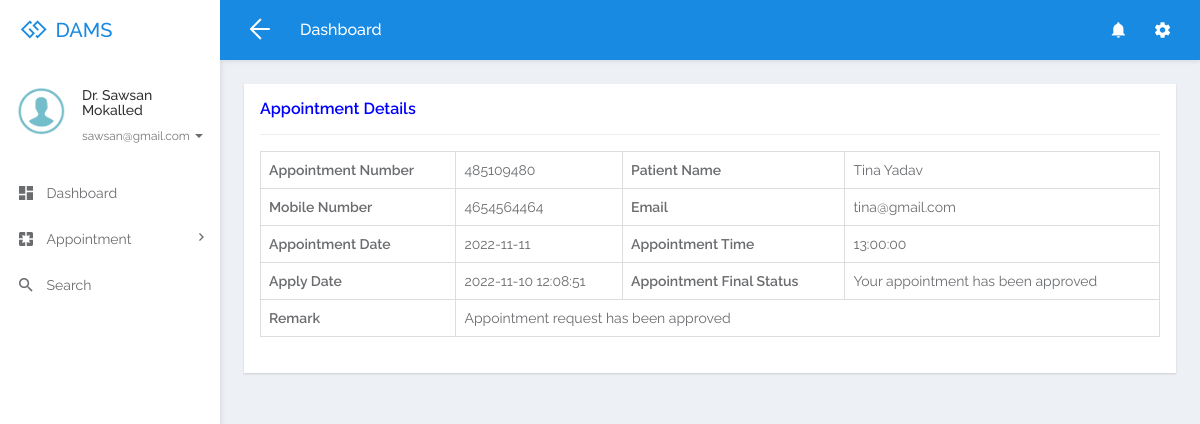
The page /view-appointment-detail.php?editid=3&&aptid=485109480 (signed in) on the database its author committed.
### tables this page shows
CREATE TABLE `tbldoctor` (
  `ID` int(5) NOT NULL,
  `FullName` varchar(250) DEFAULT NULL,
  `MobileNumber` bigint(10) DEFAULT NULL,
  `Email` varchar(250) DEFAULT NULL,
  `Specialization` varchar(250) DEFAULT NULL,
  `Password` varchar(259) DEFAULT NULL,
  `CreationDate` timestamp NULL DEFAULT current_timestamp()
);

CREATE TABLE `tblappointment` (
  `ID` int(10) NOT NULL,
  `AppointmentNumber` int(10) DEFAULT NULL,
  `Name` varchar(250) DEFAULT NULL,
  `MobileNumber` bigint(20) DEFAULT NULL,
  `Email` varchar(250) DEFAULT NULL,
  `AppointmentDate` date DEFAULT NULL,
  `AppointmentTime` time DEFAULT NULL,
  `Specialization` varchar(250) DEFAULT NULL,
  `Doctor` int(10) DEFAULT NULL,
  `Message` mediumtext DEFAULT NULL,
  `ApplyDate` timestamp NULL DEFAULT current_timestamp(),
  `Remark` varchar(250) DEFAULT NULL,
  `Status` varchar(250) DEFAULT NULL,
  `UpdationDate` timestamp NULL DEFAULT NULL ON UPDATE current_timestamp()
);

### view-appointment-detail.php (the view, shortened to what this page needs)
<?php
include('connection.php');
if (strlen($_SESSION['damsid']==0)) {
  header('location:logout.php');
  } else{
  ?>
<!DOCTYPE html>
<html lang="en">
<head>
	<link rel="stylesheet" href="libs/bower/font-awesome/css/font-awesome.min.css">
	<link rel="stylesheet" href="libs/bower/material-design-iconic-font/dist/css/material-design-iconic-font.css">
	<link rel="stylesheet" href="libs/bower/animate.css/animate.min.css">
	<link rel="stylesheet" href="libs/bower/fullcalendar/dist/fullcalendar.min.css">
	<link rel="stylesheet" href="libs/bower/perfect-scrollbar/css/perfect-scrollbar.css">
	<link rel="stylesheet" href="assets/css/bootstrap.css">
	<link rel="stylesheet" href="assets/css/core.css">
	<link rel="stylesheet" href="assets/css/app.css">
</head>
<body class="menubar-left menubar-unfold menubar-light theme-primary">
<?php include_once('headerdoctor.php');?>
<?php include_once('sidebar.php');?>
<main id="app-main" class="app-main">
  <div class="wrap">
	<section class="app-content">
		<div class="row">
			<div class="col-md-12">
				<div class="widget">
					<header class="widget-header">
						<h4 class="widget-title" style="color: blue">Appointment Details</h4>
					</header>
					<hr class="widget-separator">
					<div class="widget-body">
						<div class="table-responsive">
							<?php
                  $eid=$_GET['editid'];
$sql="SELECT * from tblappointment  where ID=:eid";
$query = $dbh -> prepare($sql);
$query-> bindParam(':eid', $eid, PDO::PARAM_STR);
$query->execute();
$results=$query->fetchAll(PDO::FETCH_OBJ);
$cnt=1;
if($query->rowCount() > 0)
{
foreach($results as $row)
{               ?>
							<table border="1" class="table table-bordered mg-b-0">
                                            <tr>
    <th>Appointment Number</th>
    <td><?php  echo $aptno=($row->AppointmentNumber);?></td>
    <th>Patient Name</th>
    <td><?php  echo $row->Name;?></td>
  </tr>
  <tr>
    <th>Mobile Number</th>
    <td><?php  echo $row->MobileNumber;?></td>
    <th>Email</th>
    <td><?php  echo $row->Email;?></td>
  </tr>
   <tr>
    <th>Appointment Date</th>
    <td><?php  echo $row->AppointmentDate;?></td>
    <th>Appointment Time</th>
    <td><?php  echo $row->AppointmentTime;?></td>
  </tr>
  <tr>
    <th>Apply Date</th>
    <td><?php  echo $row->ApplyDate;?></td>
     <th>Appointment Final Status</th>
    <td colspan="4"> <?php  $status=$row->Status;
if($row->Status=="Approved")
{
 echo "Your appointment has been approved";
}
     ;?></td>
  </tr>
   <tr>
<th >Remark</th>
 <?php if($row->Remark==""){ ?>
                     <td colspan="3"><?php echo "Not Updated Yet"; ?></td>
<?php } else { ?>                  <td colspan="3"> <?php  echo htmlentities($row->Remark);?>
                  </td>
                  <?php } ?>
  </tr>
<?php $cnt=$cnt+1;}} ?>
</table>
<br>
					</div>
				</div>
			</div>
		</div>
	</section>
</div>
</main>
</body>
</html>
<?php }  ?>

### sidebar.php (shortened to what this page needs)
<aside id="menubar" class="menubar light">
  <div class="app-user">
    <div class="media">
      <div class="media-left">
        <div class="avatar avatar-md avatar-circle">
          <a href="javascript:void(0)"><img class="img-responsive" src="assets/images/images.png" alt="avatar"/></a>
        </div>
      </div>
      <div class="media-body">
        <div class="foldable">
          <?php
$eid=$_SESSION['damsid'];
$sql="SELECT FullName,Email from  tbldoctor where ID=:eid";
$query = $dbh -> prepare($sql);
$query->bindParam(':eid',$eid,PDO::PARAM_STR);
$query->execute();
$results=$query->fetchAll(PDO::FETCH_OBJ);
foreach($results as $row)
{
$email=$row->Email;
$fname=$row->FullName;
}   ?>
          <h5><a href="javascript:void(0)" class="username"><?php  echo $fname ;?></a></h5>
          <ul>
            <li class="dropdown">
              <a href="javascript:void(0)" class="dropdown-toggle usertitle" data-toggle="dropdown" aria-haspopup="true" aria-expanded="false">
                <small><?php  echo $email;?></small>
                <span class="caret"></span>
              </a>
            </li>
          </ul>
        </div>
      </div>
    </div>
  </div>
  <div class="menubar-scroll">
    <div class="menubar-scroll-inner">
      <ul class="app-menu">
        <li class="has-submenu">
          <a href="dashboard.php">
            <i class="menu-icon zmdi zmdi-view-dashboard zmdi-hc-lg"></i>
            <span class="menu-text">Dashboard</span>
          </a>
        </li>
       <li class="has-submenu">
          <a href="javascript:void(0)" class="submenu-toggle">
            <i class="menu-icon zmdi zmdi-pages zmdi-hc-lg"></i>
            <span class="menu-text">Appointment</span>
            <i class="menu-caret zmdi zmdi-hc-sm zmdi-chevron-right"></i>
          </a>
        </li>
        <li>
          <a href="search.php">
            <i class="menu-icon zmdi zmdi-search zmdi-hc-lg"></i>
            <span class="menu-text">Search</span>
          </a>
        </li>
      </ul>
    </div>
  </div>
</aside>

### rows shown on the page
tbldoctor: FullName "Dr. Sawsan Mokalled", Email "sawsan@gmail.com"
tblappointment: AppointmentNumber "485109480", Name "Tina Yadav", MobileNumber "4654564464", Email "tina@gmail.com", AppointmentDate "2022-11-11", AppointmentTime "13:00:00", ApplyDate "2022-11-10 12:08:51", Status "Your appointment has been approved", Remark "Appointment request has been approved"
